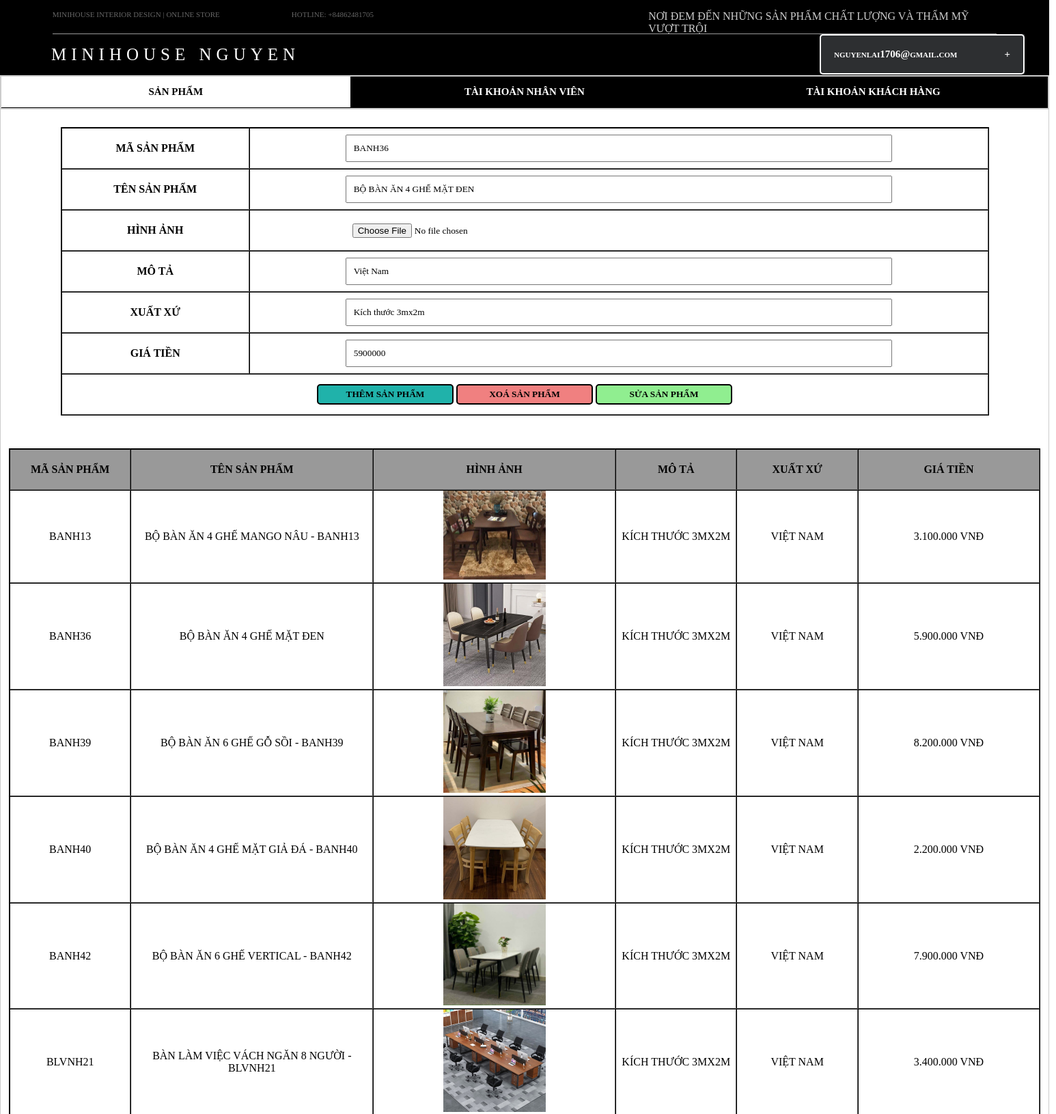
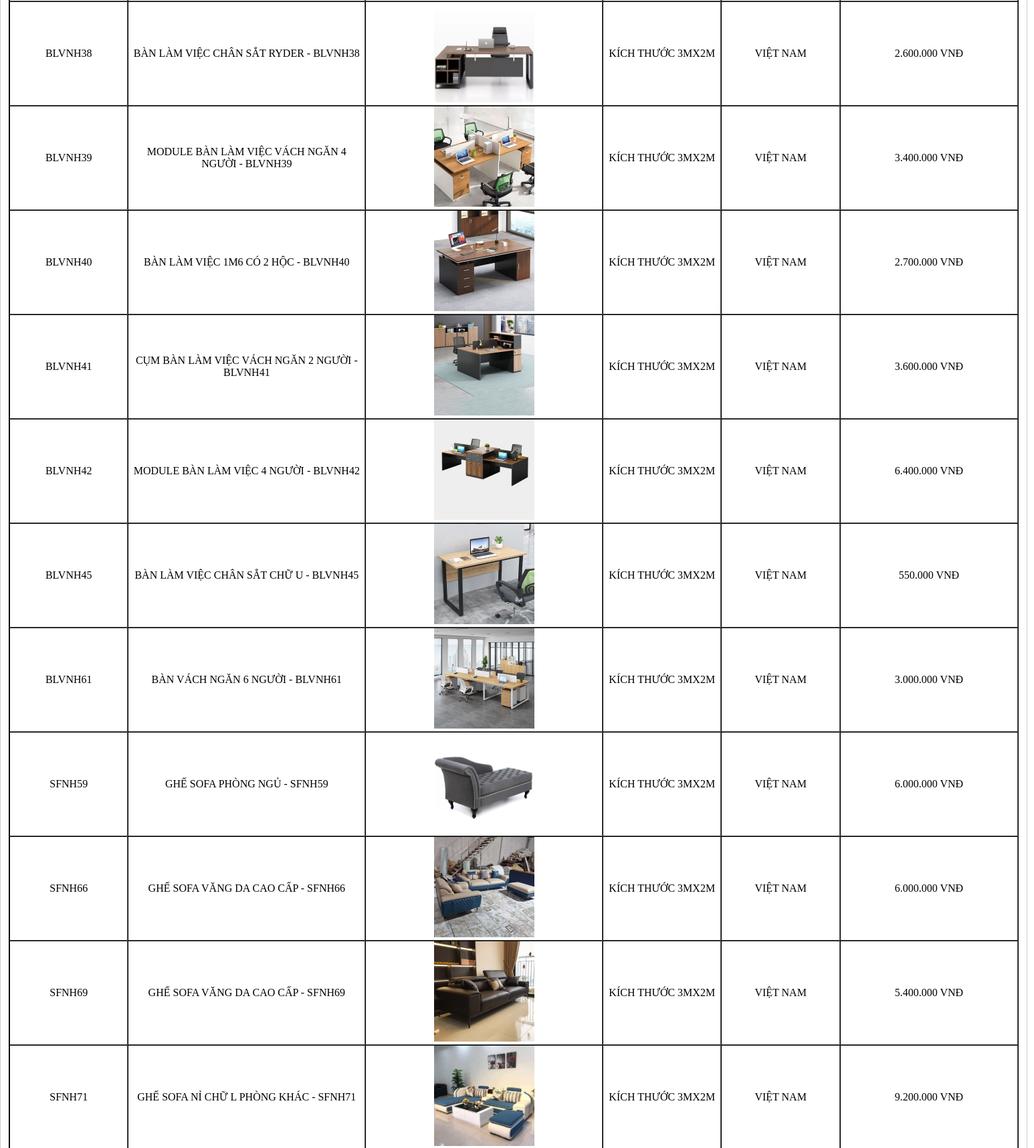
/DoAn_CNMoi/Source/admin-page.php?masp=BANH36 (signed in, upper part), run on the app's committed database (2 pictures, top to bottom).
### tables this page shows
CREATE TABLE IF NOT EXISTS `sanpham` (
  `masp` varchar(100) NOT NULL,
  `tensp` varchar(255) NOT NULL,
  `hinhanh` varchar(100) NOT NULL,
  `giatien` float NOT NULL,
  `mota` varchar(255) NOT NULL,
  `xuatxu` varchar(255) NOT NULL,
  `madm_fk` varchar(100) DEFAULT NULL,
  `manv_fk` varchar(100) DEFAULT NULL,
  `makho_fk` varchar(100) DEFAULT NULL,
  PRIMARY KEY (`masp`)
);

### DoAn_CNMoi/controller/clsAdmin.php (the view, shortened to what this page needs)
<?php
    class AdminPage extends myFile{
        function connect() {
            $con = mysqli_connect("localhost", "nguyenhoang", "10897105", "minihouse-website");
            if(!$con) {
                die("Không thể kết nối tới cơ sở dữ liệu");
                exit();
            }
            else {
                mysqli_set_charset($con, "utf8");
                return $con;
            }
        }
        function loadListProduct($sql){
            $link = $this->connect();
            $result = mysqli_query($link,$sql);
            $i = mysqli_num_rows($result);
            if($i>0){
                while($row = mysqli_fetch_array($result)){
                    $masp = $row['masp'];
                    $tensp = $row['tensp'];
                    $hinhanh = $row['hinhanh'];
                    $giatien = $row['giatien'];
                    $mota = $row['mota'];
                    $xuatxu = $row['xuatxu'];
                    echo '<tr>
                            <td>
                                <a class="link-product" href="?masp='.$masp.'">'.$masp.'</a>
                            </td>
                            <td><a class="link-product" href="?masp='.$masp.'">'.$tensp.'</a></td>
                            <td><img src="../img/img_products/'.$hinhanh.'" alt="" width="150px"></td>
                            <td><a class="link-product" href="?masp='.$masp.'">'.$mota.'</a></td>
                            <td><a class="link-product" href="?masp='.$masp.'">'.$xuatxu.'</a></td>
                            <td><a class="link-product" href="?masp='.$masp.'">'.number_format($giatien,0," ",".").' VNĐ</a></td>
                        </tr>';
                }
            }
        }
        function getColumnPD($sql){
            $link = $this->connect();
            $result = mysqli_query($link,$sql);
            $i = mysqli_num_rows($result);
            $value = '';
            if($i>0){
                while($row = mysqli_fetch_array($result)){
                    $pdCode = $row[0];
                    $value = $pdCode;
                }
            }
            return $value;
        }
    }
?>

### DoAn_CNMoi/Source/admin-page.php (shortened to what this page needs)
<?php
    include("../controller/clsAdmin.php");
    $p = new AdminPage();
    $getPdCode = 0;
    if(isset($_REQUEST['masp'])){
        $getPdCode = $_REQUEST['masp'];
    }
?>
<!DOCTYPE html>
<html lang="en">
<head>
    <link rel="stylesheet" href="../css/admin-page.css">
</head>
<body>
    <div class="container">
        <div class="header">
            <div class="header-top">
                <div class="top-left">
                    <a class="top-link" href="">MINIHOUSE INTERIOR DESIGN |</a>
                    <a class="top-link" href="">ONLINE STORE</a>
                </div>
                <div class="top-right">HOTLINE: +84862481705</div>
                <div class="slogan-box">
                   NƠI ĐEM ĐẾN NHỮNG SẢN PHẨM CHẤT LƯỢNG VÀ THẨM MỸ VƯỢT TRỘI
                </div>
            </div>
            <div class="header-bottom">
                <div class="text-logo">
                    <a href="" class="text-logo-link" id="text-logo-link">
                        MINIHOUSE NGUYEN HOANG
                    </a>
                </div>
                <?php
                    if($_SESSION['taikhoan']){
                        echo '<div class="username-login">
                                <nav>
                                    <label for="touch"><span id="touch-name">'.$_SESSION['taikhoan'].'</span></label>
                                    <input type="checkbox" name="touch" id="touch">
                                    <ul class="slide">
                                        <li><a href="">ĐỔI MẬT KHẨU</a></li>
                                        <li><a href="">TÀI KHOẢN CỦA TÔI</a></li>
                                        <li><a href="logout.php">ĐĂNG XUẤT</a></li>
                                    </ul>
                                </nav>
                            </div>';
                    }
                ?>
            </div>
        </div>
        <div class="content">
            <div class="tab">
                <button class="tablinks" onclick="openForm(event, 'Products')" id="defaultOpen">SẢN PHẨM</button>
                <button class="tablinks" onclick="openForm(event, 'Employees')" >TÀI KHOẢN NHÂN VIÊN</button>
                <button class="tablinks" onclick="openForm(event, 'Customers')" >TÀI KHOẢN KHÁCH HÀNG</button>
            </div>
            <div class="tabcontent" id="Products">
                <form id="load-product" class="load-product" action="" method="post" enctype="multipart/form-data">
                    <div class="table-control-pd">
                        <table class="table-pd" border="1" cellspacing="0">
                            <tr class="row-pd">
                                <td class="column-pd">MÃ SẢN PHẨM</td>
                                <td class="column-pd">
                                    <input type="text" class="pd-code pd" name="pd-code" id="pd-code" value="<?php echo $p->getColumnPD("select masp from sanpham where masp='$getPdCode'") ?>">
                                </td>
                            </tr>
                            <tr class="row-pd">
                                <td class="column-pd">TÊN SẢN PHẨM</td>
                                <td class="column-pd">
                                    <input type="text" class="pd-name pd" name="pd-name" id="pd-name" value="<?php echo $p->getColumnPD("select tensp from sanpham where masp='$getPdCode'") ?>">
                                </td>
                            </tr>
                            <tr class="row-pd">
                                <td class="column-pd">HÌNH ẢNH</td>
                                <td class="column-pd">
                                    <input type="file" class="pd-image pd" name="pd-image" id="pd-image" value="<?php echo $p->getColumnPD("select hinhanh from sanpham where masp='$getPdCode'") ?>">
                                </td>
                            </tr>
                            <tr class="row-pd">
                                <td class="column-pd">MÔ TẢ</td>
                                <td class="column-pd">
                                    <input type="text" class="pd-origin pd" name="pd-origin" id="pd-origin" value="<?php echo $p->getColumnPD("select xuatxu from sanpham where masp='$getPdCode'") ?>">
                                </td>
                            </tr>
                            <tr class="row-pd">
                                <td class="column-pd">XUẤT XỨ</td>
                                <td class="column-pd">
                                    <input type="text" class="pd-description pd" name="pd-description" id="pd-description" value="<?php echo $p->getColumnPD("select mota from sanpham where masp='$getPdCode'") ?>">
                                </td>
                            </tr>
                            <tr class="row-pd">
                                <td class="column-pd">GIÁ TIỀN</td>
                                <td class="column-pd">
                                    <input type="text" class="pd-price pd" name="pd-price" id="pd-price" value="<?php echo $p->getColumnPD("select giatien from sanpham where masp='$getPdCode'") ?>">
                                </td>
                            </tr>
                            <tr class="row-pd">
                                <td class="column-pd" colspan="2">
                                    <button class="btn-add-pd" name="btn-pd" id="btn-add-pd" value="THÊM SẢN PHẨM">THÊM SẢN PHẨM</button>
                                    <button class="btn-delete-pd" name="btn-pd" id="btn-delete-pd" value="XOÁ SẢN PHẨM">XOÁ SẢN PHẨM</button>
                                    <button class="btn-update-pd" name="btn-pd" id="btn-update-pd" value="SỬA SẢN PHẨM">SỬA SẢN PHẨM</button>
                                </td>
                            </tr>
                        </table>
                    </div>
                </form>
                <form action="" method="POST">
                    <table border="1" cellspacing="0">
                        <tr>
                            <th>MÃ SẢN PHẨM</th>
                            <th>TÊN SẢN PHẨM</th>
                            <th>HÌNH ẢNH</th>
                            <th>MÔ TẢ</th>
                            <th>XUẤT XỨ</th>
                            <th>GIÁ TIỀN</th>
                        </tr>
                        <?php
                            $p->loadListProduct("select * from sanpham order by masp asc");
                        ?>
                    </table>
                </form>
            </div>
        </div>
    </div>
</body>
</html>

### DoAn_CNMoi/css/admin-page.css (style rules this page uses)
:root { --background: #000; --color: #fff; --primary-font: Fira sans; }
* { box-sizing: border-box; padding: 0; margin: 0; font-family: Fira sans; }
.container { width: 1536px; height: 1835px; font-family: var(--primary-font); }
.header { width: 1536px; height: 110px; background-color: var(--background); color: var(--color); }
.header-top { width: 90%; height: 50px; border-bottom: 1px solid #999; display: flex; align-content: center; display: block; margin: 0 auto; position: relative; }
.top-left { width: 400px; height: 18px; font-size: 11px; position: absolute; top: 15px; }
.top-link { text-decoration: none; color: #666; }
.top-right { width: 200px; height: 20px; font-size: 11px; color: #666; position: absolute; top: 15px; left: 350px; }
.slogan-box { width: 510px; height: 30px; position: absolute; top: 15px; right: 0; color: #ccc; }
.header-bottom { width: 1536px; height: 60px; }
.text-logo { width: 500px; height: 60px; position: absolute; left: 75px; letter-spacing: 7px; font-weight: 300; font-size: 25px; line-height: 60px; }
.text-logo-link { color: var(--color); text-decoration: none; }
.username-login { width: 300px; height: 60px; position: absolute; left: 1200px; }
nav { width: 300px; background-color: #2d2f31; margin: 40px auto; }
span#touch-name { padding: 19px; border-radius: 5px; border: 2px solid #fff; background: #2d2f31; color: #fff; font-size: 15px; font-weight: bold; font-variant: small-caps; cursor: pointer; display: block; margin-top: -40px; }
span#touch-name::after { float: right; right: 10%; content: "+"; }
.content { width: 100%; height: 800px; }
.tab { width: 100%; height: 50px; overflow: hidden; border: 2px solid #ccc; background-color: #000; }
.tab button { width: 33.33%; font-weight: bold; font-size: 15px; background-color: inherit; float: left; color: #fff; border: none; outline: none; cursor: pointer; padding: 14px 16px; transition: .3s; }
.tab button.active { background-color: #fff; color: #000; }
.tabcontent { display: none; padding: 6px 12px; border: 1px solid #ccc; border-top: none; }
table { width: 100%; margin-top: 20px; border: 1px solid #000; text-transform: uppercase; }
tr:first-child { width: 100%; height: 60px; background-color: #999; }
tr { width: 100%; height: 60px; }
td:nth-child(1), th:nth-child(1) { width: 10%; text-align: center; }
td:nth-child(2), th:nth-child(2) { width: 20%; text-align: center; }
td:nth-child(3), th:nth-child(3) { width: 20%; text-align: center; }
td:nth-child(4), th:nth-child(4) { width: 10%; text-align: center;; }
td:nth-child(5), th:nth-child(5) { width: 10%; text-align: center; }
td:nth-child(6), th:nth-child(6) { width: 15%; text-align: center; }
.link-product { color: #000; text-decoration: none; }
.table-control-pd { width: 90%; display: block; margin: 0 auto; height: 450px; font-weight: bold; text-align: center; }
tr.row-pd { font-weight: bold; background-color: #fff; }
input.pd { width: 800px; padding: 10px; }
.btn-add-pd { width: 200px; padding: 5px; border: 2px solid #000; border-radius: 5px; font-weight: bold; background-color: lightseagreen; }
.btn-delete-pd { width: 200px; padding: 5px; border: 2px solid #000; border-radius: 5px; font-weight: bold; background-color: lightcoral; }
.btn-update-pd { width: 200px; padding: 5px; border: 2px solid #000; border-radius: 5px; font-weight: bold; background-color: lightgreen; }

### data on the page
sanpham: pd-code "BANH36", pd-name "BỘ BÀN ĂN 4 GHẾ MẶT ĐEN", pd-origin "Việt Nam", pd-description "Kích thước 3mx2m", pd-price "5900000", masp "BANH36", tensp "BỘ BÀN ĂN 4 GHẾ MẶT ĐEN", hinhanh (picture), mota "KÍCH THƯỚC 3MX2M", xuatxu "VIỆT NAM", giatien "5.900.000"
sanpham: masp "BANH13", tensp "BỘ BÀN ĂN 4 GHẾ MANGO NÂU - BANH13", hinhanh (picture), mota "KÍCH THƯỚC 3MX2M", xuatxu "VIỆT NAM", giatien "3.100.000"
sanpham: masp "BANH39", tensp "BỘ BÀN ĂN 6 GHẾ GỖ SỒI - BANH39", hinhanh (picture), mota "KÍCH THƯỚC 3MX2M", xuatxu "VIỆT NAM", giatien "8.200.000"
sanpham: masp "BANH40", tensp "BỘ BÀN ĂN 4 GHẾ MẶT GIẢ ĐÁ - BANH40", hinhanh (picture), mota "KÍCH THƯỚC 3MX2M", xuatxu "VIỆT NAM", giatien "2.200.000"
sanpham: masp "BANH42", tensp "BỘ BÀN ĂN 6 GHẾ VERTICAL - BANH42", hinhanh (picture), mota "KÍCH THƯỚC 3MX2M", xuatxu "VIỆT NAM", giatien "7.900.000"
sanpham: masp "BLVNH21", tensp "BÀN LÀM VIỆC VÁCH NGĂN 8 NGƯỜI - BLVNH21", hinhanh (picture), mota "KÍCH THƯỚC 3MX2M", xuatxu "VIỆT NAM", giatien "3.400.000"
sanpham: masp "BLVNH38", tensp "BÀN LÀM VIỆC CHÂN SẮT RYDER - BLVNH38", hinhanh (picture), mota "KÍCH THƯỚC 3MX2M", xuatxu "VIỆT NAM", giatien "2.600.000"
sanpham: masp "BLVNH39", tensp "MODULE BÀN LÀM VIỆC VÁCH NGĂN 4 NGƯỜI - BLVNH39", hinhanh (picture), mota "KÍCH THƯỚC 3MX2M", xuatxu "VIỆT NAM", giatien "3.400.000"
sanpham: masp "BLVNH40", tensp "BÀN LÀM VIỆC 1M6 CÓ 2 HỘC - BLVNH40", hinhanh (picture), mota "KÍCH THƯỚC 3MX2M", xuatxu "VIỆT NAM", giatien "2.700.000"
sanpham: masp "BLVNH41", tensp "CỤM BÀN LÀM VIỆC VÁCH NGĂN 2 NGƯỜI - BLVNH41", hinhanh (picture), mota "KÍCH THƯỚC 3MX2M", xuatxu "VIỆT NAM", giatien "3.600.000"
sanpham: masp "BLVNH42", tensp "MODULE BÀN LÀM VIỆC 4 NGƯỜI - BLVNH42", hinhanh (picture), mota "KÍCH THƯỚC 3MX2M", xuatxu "VIỆT NAM", giatien "6.400.000"
sanpham: masp "BLVNH45", tensp "BÀN LÀM VIỆC CHÂN SẮT CHỮ U - BLVNH45", hinhanh (picture), mota "KÍCH THƯỚC 3MX2M", xuatxu "VIỆT NAM", giatien "550.000"
sanpham: masp "BLVNH61", tensp "BÀN VÁCH NGĂN 6 NGƯỜI - BLVNH61", hinhanh (picture), mota "KÍCH THƯỚC 3MX2M", xuatxu "VIỆT NAM", giatien "3.000.000"
sanpham: masp "SFNH59", tensp "GHẾ SOFA PHÒNG NGỦ - SFNH59", hinhanh (picture), mota "KÍCH THƯỚC 3MX2M", xuatxu "VIỆT NAM", giatien "6.000.000"
sanpham: masp "SFNH66", tensp "GHẾ SOFA VĂNG DA CAO CẤP - SFNH66", hinhanh (picture), mota "KÍCH THƯỚC 3MX2M", xuatxu "VIỆT NAM", giatien "6.000.000"
sanpham: masp "SFNH69", tensp "GHẾ SOFA VĂNG DA CAO CẤP - SFNH69", hinhanh (picture), mota "KÍCH THƯỚC 3MX2M", xuatxu "VIỆT NAM", giatien "5.400.000"
sanpham: masp "SFNH71", tensp "GHẾ SOFA NỈ CHỮ L PHÒNG KHÁC - SFNH71", hinhanh (picture), mota "KÍCH THƯỚC 3MX2M", xuatxu "VIỆT NAM", giatien "9.200.000"

### other printed values
$_SESSION['taikhoan'] "nguyenlai1706@gmail.com"
